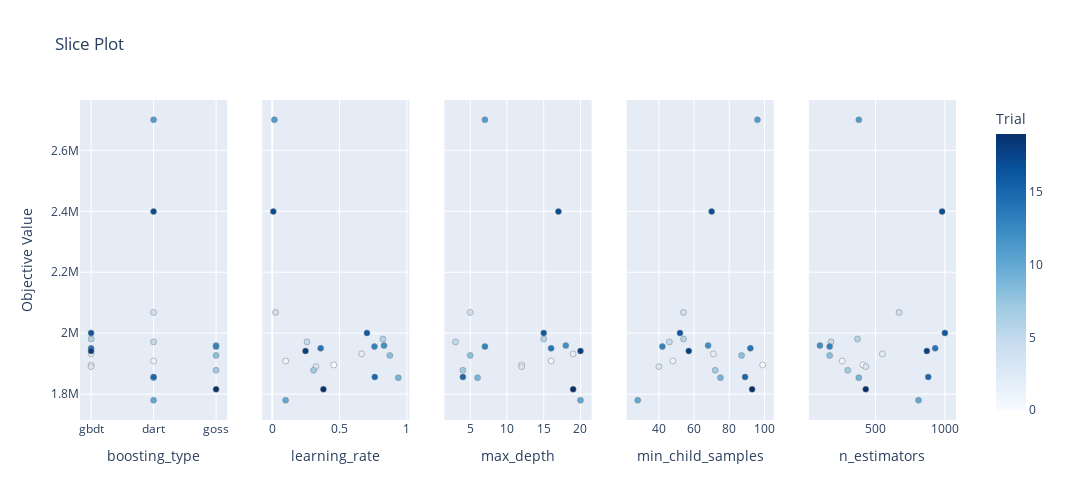

Write notebook code for a chart like this one.
### Code cell
fig = optuna.visualization.plot_slice(study_lgbm)
fig.update_layout(width=1200, height=500)
plt.tight_layout()
fig.show()

### Figure 1 — Plotly figure (JSON) as saved in the notebook; plotly's stock layout.template omitted (floating-point values rounded to 4 significant figures)
{"data": [{"marker": {"color": [0, 1, 2, 3, 4, 5, 6, 7, 8, 9, 10, 11, 12, 13, 14, 15, 16, 17, 18, 19], "colorbar": {"title": {"text": "Trial"}, "x": 1, "xpad": 40}, "colorscale": [[0, "rgb(247,251,255)"], [0.125, "rgb(222,235,247)"], [0.25, "rgb(198,219,239)"], [0.375, "rgb(158,202,225)"], [0.5, "rgb(107,174,214)"], [0.625, "rgb(66,146,198)"], [0.75, "rgb(33,113,181)"], [0.875, "rgb(8,81,156)"], [1, "rgb(8,48,107)"]], "line": {"color": "Grey", "width": 0.5}, "showscale": true}, "mode": "markers", "showlegend": false, "type": "scatter", "x": ["gbdt", "dart", "gbdt", "gbdt", "dart", "dart", "gbdt", "goss", "goss", "dart", "dart", "dart", "goss", "goss", "gbdt", "dart", "gbdt", "dart", "gbdt", "goss"], "xaxis": "x", "y": [1896000.0, 1909000.0, 1932000.0, 1890000.0, 2068000.0, 1971000.0, 1981000.0, 1878000.0, 1927000.0, 1854000.0, 1780000.0, 2700000.0, 1959000.0, 1956000.0, 1950000.0, 1856000.0, 2001000.0, 2399000.0, 1941000.0, 1816000.0], "yaxis": "y"}, {"marker": {"color": [0, 1, 2, 3, 4, 5, 6, 7, 8, 9, 10, 11, 12, 13, 14, 15, 16, 17, 18, 19], "colorbar": {"title": {"text": "Trial"}, "x": 1, "xpad": 40}, "colorscale": [[0, "rgb(247,251,255)"], [0.125, "rgb(222,235,247)"], [0.25, "rgb(198,219,239)"], [0.375, "rgb(158,202,225)"], [0.5, "rgb(107,174,214)"], [0.625, "rgb(66,146,198)"], [0.75, "rgb(33,113,181)"], [0.875, "rgb(8,81,156)"], [1, "rgb(8,48,107)"]], "line": {"color": "Grey", "width": 0.5}, "showscale": false}, "mode": "markers", "showlegend": false, "type": "scatter", "x": [0.4572, 0.1003, 0.6645, 0.3252, 0.02466, 0.2588, 0.8224, 0.3072, 0.8739, 0.9365, 0.09949, 0.01611, 0.8305, 0.7596, 0.3598, 0.7618, 0.7038, 0.00809, 0.2471, 0.3803], "xaxis": "x2", "y": [1896000.0, 1909000.0, 1932000.0, 1890000.0, 2068000.0, 1971000.0, 1981000.0, 1878000.0, 1927000.0, 1854000.0, 1780000.0, 2700000.0, 1959000.0, 1956000.0, 1950000.0, 1856000.0, 2001000.0, 2399000.0, 1941000.0, 1816000.0], "yaxis": "y2"}, {"marker": {"color": [0, 1, 2, 3, 4, 5, 6, 7, 8, 9, 10, 11, 12, 13, 14, 15, 16, 17, 18, 19], "colorbar": {"title": {"text": "Trial"}, "x": 1, "xpad": 40}, "colorscale": [[0, "rgb(247,251,255)"], [0.125, "rgb(222,235,247)"], [0.25, "rgb(198,219,239)"], [0.375, "rgb(158,202,225)"], [0.5, "rgb(107,174,214)"], [0.625, "rgb(66,146,198)"], [0.75, "rgb(33,113,181)"], [0.875, "rgb(8,81,156)"], [1, "rgb(8,48,107)"]], "line": {"color": "Grey", "width": 0.5}, "showscale": false}, "mode": "markers", "showlegend": false, "type": "scatter", "x": [12, 16, 19, 12, 5, 3, 15, 4, 5, 6, 20, 7, 18, 7, 16, 4, 15, 17, 20, 19], "xaxis": "x3", "y": [1896000.0, 1909000.0, 1932000.0, 1890000.0, 2068000.0, 1971000.0, 1981000.0, 1878000.0, 1927000.0, 1854000.0, 1780000.0, 2700000.0, 1959000.0, 1956000.0, 1950000.0, 1856000.0, 2001000.0, 2399000.0, 1941000.0, 1816000.0], "yaxis": "y3"}, {"marker": {"color": [0, 1, 2, 3, 4, 5, 6, 7, 8, 9, 10, 11, 12, 13, 14, 15, 16, 17, 18, 19], "colorbar": {"title": {"text": "Trial"}, "x": 1, "xpad": 40}, "colorscale": [[0, "rgb(247,251,255)"], [0.125, "rgb(222,235,247)"], [0.25, "rgb(198,219,239)"], [0.375, "rgb(158,202,225)"], [0.5, "rgb(107,174,214)"], [0.625, "rgb(66,146,198)"], [0.75, "rgb(33,113,181)"], [0.875, "rgb(8,81,156)"], [1, "rgb(8,48,107)"]], "line": {"color": "Grey", "width": 0.5}, "showscale": false}, "mode": "markers", "showlegend": false, "type": "scatter", "x": [99, 48, 71, 40, 54, 46, 54, 72, 87, 75, 28, 96, 68, 42, 92, 89, 52, 70, 57, 93], "xaxis": "x4", "y": [1896000.0, 1909000.0, 1932000.0, 1890000.0, 2068000.0, 1971000.0, 1981000.0, 1878000.0, 1927000.0, 1854000.0, 1780000.0, 2700000.0, 1959000.0, 1956000.0, 1950000.0, 1856000.0, 2001000.0, 2399000.0, 1941000.0, 1816000.0], "yaxis": "y4"}, {"marker": {"color": [0, 1, 2, 3, 4, 5, 6, 7, 8, 9, 10, 11, 12, 13, 14, 15, 16, 17, 18, 19], "colorbar": {"title": {"text": "Trial"}, "x": 1, "xpad": 40}, "colorscale": [[0, "rgb(247,251,255)"], [0.125, "rgb(222,235,247)"], [0.25, "rgb(198,219,239)"], [0.375, "rgb(158,202,225)"], [0.5, "rgb(107,174,214)"], [0.625, "rgb(66,146,198)"], [0.75, "rgb(33,113,181)"], [0.875, "rgb(8,81,156)"], [1, "rgb(8,48,107)"]], "line": {"color": "Grey", "width": 0.5}, "showscale": false}, "mode": "markers", "showlegend": false, "type": "scatter", "x": [410, 260, 550, 430, 670, 180, 370, 300, 170, 380, 810, 380, 100, 170, 930, 880, 1000, 980, 870, 430], "xaxis": "x5", "y": [1896000.0, 1909000.0, 1932000.0, 1890000.0, 2068000.0, 1971000.0, 1981000.0, 1878000.0, 1927000.0, 1854000.0, 1780000.0, 2700000.0, 1959000.0, 1956000.0, 1950000.0, 1856000.0, 2001000.0, 2399000.0, 1941000.0, 1816000.0], "yaxis": "y5"}], "layout": {"height": 500, "title": {"text": "Slice Plot"}, "width": 1200, "xaxis": {"anchor": "y", "domain": [0, 0.168], "title": {"text": "boosting_type"}}, "xaxis2": {"anchor": "y2", "domain": [0.208, 0.376], "title": {"text": "learning_rate"}}, "xaxis3": {"anchor": "y3", "domain": [0.416, 0.584], "title": {"text": "max_depth"}}, "xaxis4": {"anchor": "y4", "domain": [0.624, 0.792], "title": {"text": "min_child_samples"}}, "xaxis5": {"anchor": "y5", "domain": [0.832, 1], "title": {"text": "n_estimators"}}, "yaxis": {"anchor": "x", "domain": [0, 1], "title": {"text": "Objective Value"}}, "yaxis2": {"anchor": "x2", "domain": [0, 1], "matches": "y", "showticklabels": false}, "yaxis3": {"anchor": "x3", "domain": [0, 1], "matches": "y", "showticklabels": false}, "yaxis4": {"anchor": "x4", "domain": [0, 1], "matches": "y", "showticklabels": false}, "yaxis5": {"anchor": "x5", "domain": [0, 1], "matches": "y", "showticklabels": false}}}
